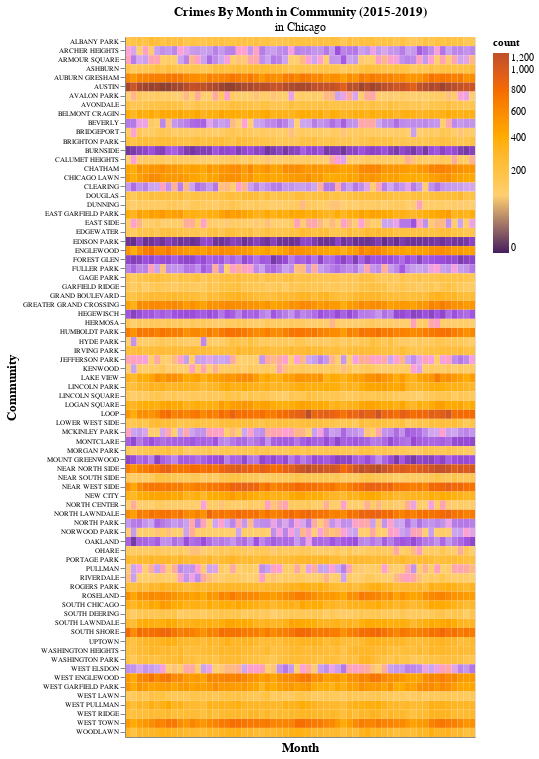

The Vega-Lite source for this figure:
### Vega-Lite specification from a JSON file in a GitHub repository (floating-point values rounded to 4 significant figures; data arrays with more than 128 entries replaced by an {"elided": "..."} marker saying what was removed)
{"config": {"view": {"continuousWidth": 400, "continuousHeight": 300}, "axis": {"labelFontSize": 7, "titleFontSize": 13}}, "data": {"name": "data-6ffd79ac8a59a619891dfd0087ae6224"}, "mark": "rect", "encoding": {"color": {"field": "count", "scale": {"domain": [0, 20, 40, 60, 80, 100, 200, 400, 800, 1200], "range": ["#461e5c", "#72369d", "#9d4edd", "#b67be6", "#cea7ee", "#ffcf70", "#ffc243", "#ffad03", "#f56a00", "#bf5028"], "type": "sqrt"}, "type": "quantitative"}, "tooltip": [{"field": "year_month", "type": "ordinal"}, {"field": "count", "type": "quantitative"}], "x": {"axis": {"labels": false, "ticks": false, "title": "Month"}, "field": "year_month", "type": "ordinal"}, "y": {"axis": {"ticks": true, "title": "Community"}, "field": "community", "type": "ordinal"}}, "height": 700, "selection": {"selector025": {"type": "interval", "bind": "scales", "encodings": ["x", "y"]}}, "title": {"text": ["Crimes By Month in Community (2015-2019)"], "subtitle": ["in Chicago"]}, "width": 350, "$schema": "https://vega.github.io/schema/vega-lite/v4.17.0.json", "datasets": {"data-6ffd79ac8a59a619891dfd0087ae6224": {"elided": "4620 records"}}}
